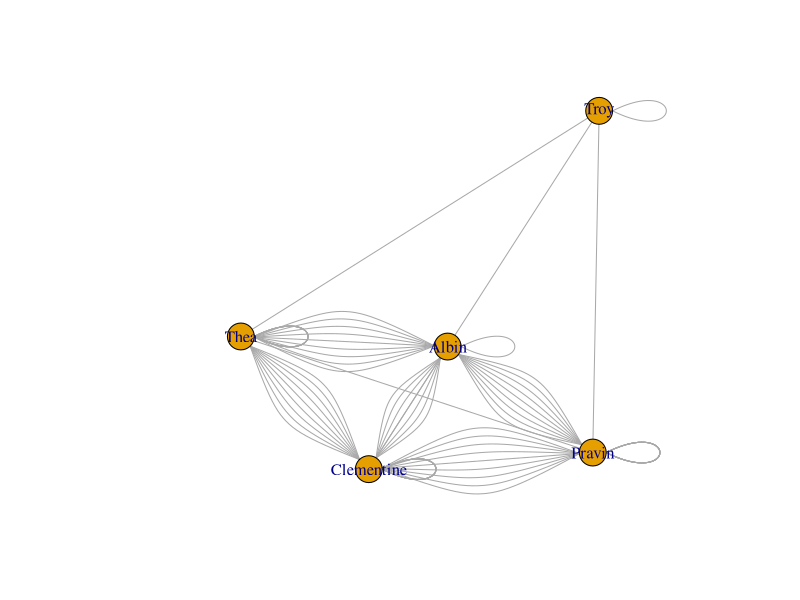
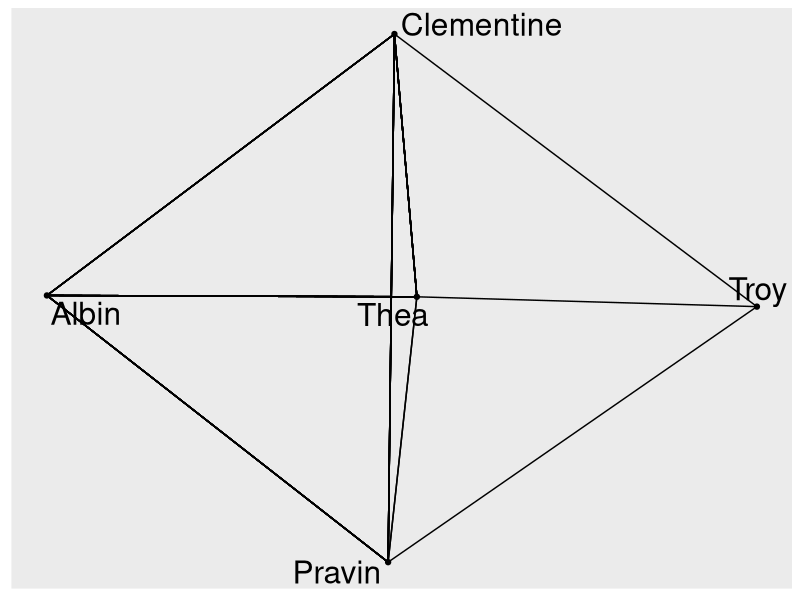

Source code (R) for these figures, in order:
## ---- chunk 1
scalar_1 <- 1
scalar_2 <- 2
scalar_3 <- 3
length(scalar_1) #length of a the scalar is 1
## ---- chunk 2
(vector_123 <- c(scalar_1, scalar_2, scalar_3))
(vector_long <- c(vector_123, vector_123))
dim(vector_123) #dimensions of the vector returns NULL
## ---- chunk 3
typeof(TRUE)
typeof(1.5)
typeof(1L)
typeof("one")
## ---- chunk 4
#basic mathematical operations
scalar_1+scalar_2
scalar_3^scalar_2
## ---- chunk 5
vector_123*scalar_2
## ---- chunk 6
print("Hello world!")
## ---- chunk 7
#order matters if arguments are not specified 
log(8, base = 2)
log(x = 8, base = 2)
log(8, 2)
log(base = 2, x = 8)
log(2, 8)
## ---- chunk 8
sample(1:5, 3) #random sample without replacement
sample(1:5, 3, replace = TRUE) #random sample with replacement
sample(1:5, 3, prob = c(0.2,0.1,0.3,0.1,0.3)) #odd-biased sample without replacement
## ---- chunk 9
#adding dimensions to a vector transforms it to matrix
vector_long_2 <- vector_long
identical(vector_long, vector_long_2)
(dim(vector_long_2) <- c(2,3))
identical(vector_long, vector_long_2)
dim(vector_long)
dim(vector_long_2)
## ---- chunk 10
matrix(vector_long, 2, 3)
## ---- chunk 11
matrix(vector_long, 2, 3, byrow = TRUE)
## ---- chunk 12
set.seed(1992)
#1 = link,0 = no-link
x <- sample(c(1,0), 25, replace = TRUE, prob=c(.5,.5))
#names of the network's nodes
dim_names <- list(c("Thea", "Pravin", "Troy", "Albin", "Clementine"),
                  c("Thea", "Pravin", "Troy", "Albin", "Clementine"))
#creat 5x5 adjacency matix
(matrix_data2 <- matrix(x,
                        nrow=5, 
                        ncol=5,
                        byrow =TRUE,
                        dimnames = dim_names)#set names of the rows and columns
  )

isSymmetric(matrix_data2)
## ---- chunk 13
#convert matrix to dataframe
class(matrix_data2)

df_data2 <- as.data.frame(matrix_data2)
class(df_data2)
## ---- chunk 14
matrix_data2
matrix_data2[c(1,7,20,25)]
## ---- chunk 15
matrix_data2[1,4]
matrix_data2[c(1,2),c(4,5)]
## ---- chunk 16
matrix_data2["Thea", "Troy"]
## ---- chunk 17
matrix_data2[c(1,7,20,25)] <- 7
matrix_data2

matrix_data2[c(1,2),c(4,5)] <- 9
matrix_data2
## ---- chunk 18
#select columns 1, 2, and 3
df_data2[c(1,2,3)]
## ---- chunk 19
#
(subset( vector_123, vector_123 > 1))
(vector_123[vector_123>1])

## ---- chunk 20
suppressPackageStartupMessages(library(igraph))
suppressPackageStartupMessages(library(ggraph))
suppressPackageStartupMessages(library(tidygraph))
suppressPackageStartupMessages(library(tidyverse))
## ---- chunk 21
matrix_data2 %>%
  graph.adjacency(mode = "undirected")%>%
  plot()
## ---- chunk 22
tbl_links <- matrix_data2 %>%
  graph.adjacency()%>%
  get.edgelist() %>%
  as_tibble() %>%
  dplyr::rename(from = "V1", to = "V2")
  
tbl_nodes <- data.frame(name = tbl_links %>% unlist %>% unique())%>%
  as_tibble()

graph <- graph_from_data_frame(tbl_links, tbl_nodes, directed = FALSE)

graph %>%
  ggraph()+
  geom_edge_link() + 
  geom_node_point()+ 
  geom_node_text(aes(label = name), repel = TRUE, size = 8)
